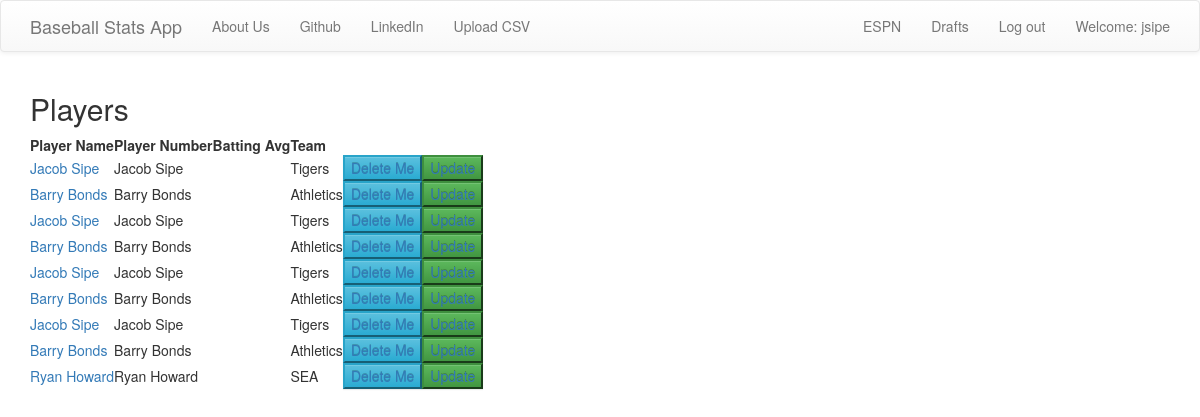
The app's page /theplayers/ (signed in) with its own data.
### baseballapp/models.py (models this page shows, shortened)
class Player(models.Model):
    player_name=models.TextField(max_length=200)
    BRAVES="Braves"
    TIGERS="Tigers"
    TEAM_CHOICES=(
    (BRAVES,'Braves'),
    (TIGERS,'Tigers'),
    )
    team=models.CharField(choices=TEAM_CHOICES,max_length=600)
    player_number=models.IntegerField()

### baseballapp/views.py (the view)
# urls.py: path(r'theplayers/',views.PlayerList.as_view(),name="player_list"),
class PlayerList(ListView):
    model=Player

### templates/baseballapp/player_list.html
{% extends "base.html" %}
{% block content %}
    <h2>Players</h2>
    <table>
      <tr>
      <th>Player Name</th>
      <th>Player Number</th>
      <th>Batting Avg</th>
      <th>Team</th> </tr>
     {% for p in player_list %}
     <tr>
       <td>
         <a href="{% url "player_detail" p.id %}">   {{p.player_name}}</a>
</td>
       <td>{{p.player_name}}</td>
       <td>{{p.batting_avg}}</td>
       <td>{{p.team}}</td>
       <td> <button type="button" class="btn-info">
      <a href="{% url "delete" p.id %}">Delete Me</a>
        </button></td>
        <td>
        <button type="button" class="btn-success">
      <a href="{% url "player_edit"  p.id %}">Update</a>
        </button>
        </td>
     </tr>
     {% endfor %}
    </table>
{% endblock %}

### templates/base.html (shortened to what this page needs)
<!DOCTYPE html>
{% load staticfiles %}
<html lang="en" dir="ltr">
  <head>
        <link rel="stylesheet" href="https://maxcdn.bootstrapcdn.com/bootstrap/3.3.7/css/bootstrap.min.css">
        <link rel="stylesheet" href="https://maxcdn.bootstrapcdn.com/bootstrap/3.3.7/css/bootstrap-theme.min.css">
        <link rel="stylesheet" href="{% static 'base.css' %}">
</head>
<body>
  <nav class="navbar navbar-default techfont custom-navbar">
    <div class="container">
      <ul class="nav navbar-nav">
        <li><a class='navbar-brand bigbrand' href="{% url 'home' %}">Baseball Stats App</a></li>
        <li><a href="{% url "aboutus"%}">About Us</a></li>
        <li><a href="https://www.github.com">Github</a></li>
        <li><a href="https://www.linkedin.com">LinkedIn</a></li>
        <li><a href="{% url "upload_csv"%}">Upload CSV</a>
        </li>
      </ul>
      <ul class="nav navbar-nav navbar-right">
        {% if user.is_authenticated %}
        <li>
          <a href="https://espn.com" >ESPN</a>
        </li>
        <li>
          <a href="#">Drafts</a>
        </li>
        <li>
          <a href="{% url "logout" %}" >Log out</a>
        </li>
        <li>
          <a >Welcome: {{ user.username }}</a>
        </li>
          {% else %}
          <li><a class='nav navbar-right' href="{% url 'login' %}" ><span class="glyphicon glyphicon-user"></span></a></li>
      </ul>
      <p> You aren't logged in </p>
              {% endif %}
</div>
</nav>
        <div class="content container">
          <div class="row">
            <div class="col-xs-12">
              {% block content %}
              {% endblock %}
            </div>
          </div>
        </div>
</body>
</html>

### records on screen
Player: player_name "Jacob Sipe", team "Tigers"
Player: player_name "Barry Bonds", team "Athletics"
Player: player_name "Jacob Sipe", team "Tigers"
Player: player_name "Barry Bonds", team "Athletics"
Player: player_name "Jacob Sipe", team "Tigers"
Player: player_name "Barry Bonds", team "Athletics"
Player: player_name "Jacob Sipe", team "Tigers"
Player: player_name "Barry Bonds", team "Athletics"
Player: player_name "Ryan Howard", team "SEA"

### other values on screen
{{ user.username }} "jsipe"
